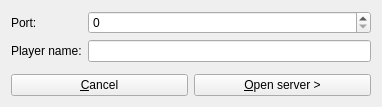
<?xml version="1.0" encoding="UTF-8"?>
<ui version="4.0">
 <class>TicTacToeLanServerSettingsMdiSubWindow</class>
 <widget class="QWidget" name="TicTacToeLanServerSettingsMdiSubWindow">
  <property name="geometry">
   <rect>
    <x>0</x>
    <y>0</y>
    <width>382</width>
    <height>107</height>
   </rect>
  </property>
  <property name="windowTitle">
   <string>Form</string>
  </property>
  <layout class="QVBoxLayout" name="verticalLayout">
   <item>
    <layout class="QFormLayout" name="formLayout">
     <item row="0" column="0">
      <widget class="QLabel" name="label">
       <property name="text">
        <string>Port:</string>
       </property>
      </widget>
     </item>
     <item row="0" column="1">
      <widget class="QSpinBox" name="portNumberSpinBox"/>
     </item>
     <item row="1" column="0">
      <widget class="QLabel" name="label_2">
       <property name="text">
        <string>Player name:</string>
       </property>
      </widget>
     </item>
     <item row="1" column="1">
      <widget class="QLineEdit" name="playerNameLineEdit"/>
     </item>
    </layout>
   </item>
   <item>
    <layout class="QHBoxLayout" name="horizontalLayout">
     <item>
      <widget class="QPushButton" name="cancelPushButton">
       <property name="text">
        <string>&amp;Cancel</string>
       </property>
      </widget>
     </item>
     <item>
      <widget class="QPushButton" name="openServerPushButton">
       <property name="text">
        <string>&amp;Open server &gt;</string>
       </property>
      </widget>
     </item>
    </layout>
   </item>
  </layout>
 </widget>
 <resources/>
 <connections/>
</ui>
